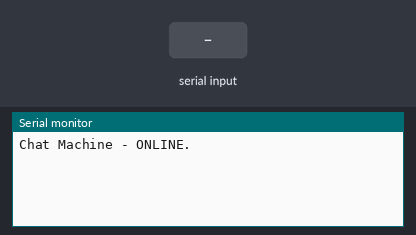
Recording of a sketch running on a simulated ESP32. Parts: the last lines printed to the serial monitor. The test bench sets the inputs (shaded band). Nothing arrives over Bluetooth unless stated.

Above: at 1.2 s.
1.3 s: "1" received over the second serial link
At 1.8 s:
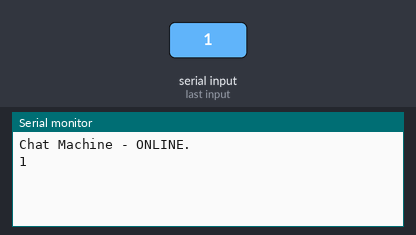
2.8 s: "0" received over the second serial link
At 4.0 s:
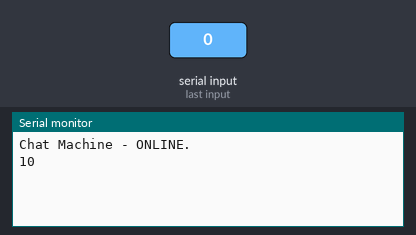

The sketch:

ChatMachine_v1.ino
```cpp
#include "BluetoothSerial.h"

BluetoothSerial SerialBT;


void setup() {
  Serial.begin(115200);
  SerialBT.begin("ChatMachine"); // name
  Serial.println("Chat Machine - ONLINE.");
}

void loop() {
  if (Serial.available())SerialBT.write(Serial.read());
  if (SerialBT.available())Serial.write(SerialBT.read());
  delay(20);
}
```

Measured:
- after the input at 1.3 s, the serial monitor: prints a new line at once (image 1)
- after the input at 2.8 s, the serial monitor: prints a new line at once (image 2)
